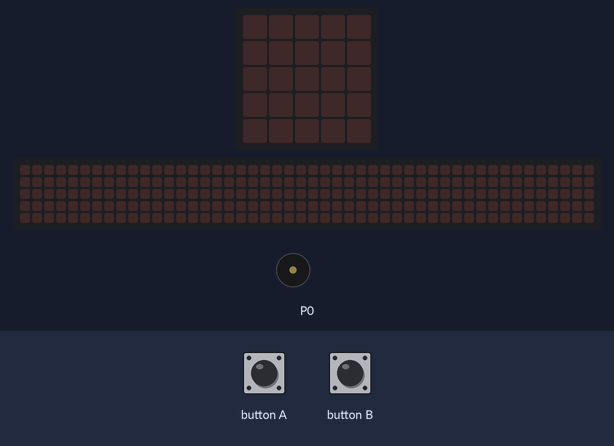
Bench run of a program on a simulated BBC micro:bit (MakeCode). Parts: the board's 5×5 LED display, a strip that is not on the board, showing the scrolling text unrolled, buzzer (waves = sounding). Inputs (shaded band) come from the test bench. The 48×5 strip is a reading aid, not a part: it shows the text the display is scrolling, unrolled, one strip-width of it at a time.

Above: at 1.2 s.
1.3 s: button A pressed for 0.15 s
At 4.97 s:
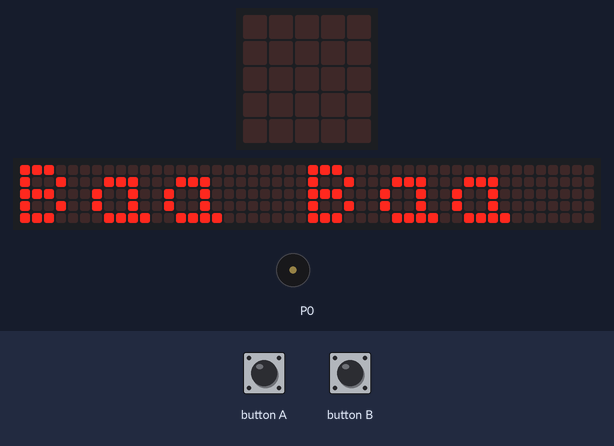
At 14.0 s:
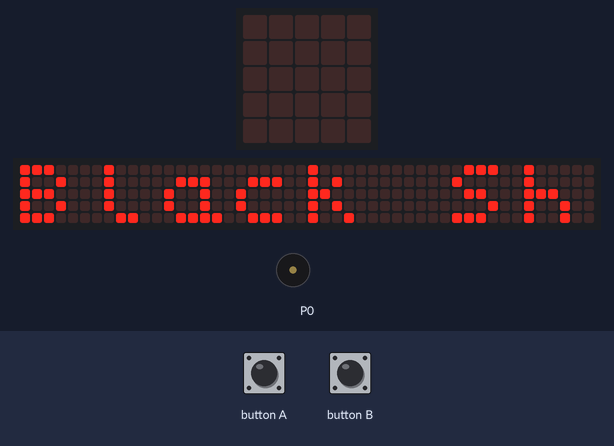
Timing chart, 0 to 21.3 s (numbered marks = the images above; inputs shaded):
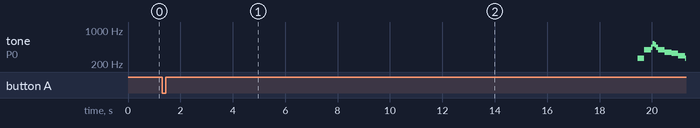

Measured:
- after the input at 1.3 s, tone on P0: plays 262 Hz for 0.26 s, 392 Hz for 0.26 s, 440 Hz for 0.07 s, 523 Hz for 0.07 s, 494 Hz for 0.07 s, 440 Hz for 0.07 s … (11 notes in this stretch), starting after 18.2 s; the display: changes after 0.15 s (image 1)
- what the display in image 1 shows lasts 0.4 s, from 4.8 s to 5.2 s
- what the display in image 2 shows lasts 0.6 s, from 13.6 s to 14.2 s

The program:

main.ts
```typescript
input.onButtonPressed(Button.A, function () {
    basic.showString("Baa Baa Black Sheep")
    music.play(music.tonePlayable(262, music.beat(BeatFraction.Quarter)), music.PlaybackMode.UntilDone)
    music.play(music.tonePlayable(262, music.beat(BeatFraction.Quarter)), music.PlaybackMode.UntilDone)
    music.play(music.tonePlayable(392, music.beat(BeatFraction.Quarter)), music.PlaybackMode.UntilDone)
    music.play(music.tonePlayable(392, music.beat(BeatFraction.Quarter)), music.PlaybackMode.UntilDone)
    music.play(music.tonePlayable(440, music.beat(BeatFraction.Eighth)), music.PlaybackMode.UntilDone)
    music.play(music.tonePlayable(523, music.beat(BeatFraction.Eighth)), music.PlaybackMode.UntilDone)
    music.play(music.tonePlayable(494, music.beat(BeatFraction.Eighth)), music.PlaybackMode.UntilDone)
    music.play(music.tonePlayable(440, music.beat(BeatFraction.Eighth)), music.PlaybackMode.UntilDone)
    music.play(music.tonePlayable(392, music.beat(BeatFraction.Half)), music.PlaybackMode.UntilDone)
    music.play(music.tonePlayable(349, music.beat(BeatFraction.Quarter)), music.PlaybackMode.UntilDone)
    music.play(music.tonePlayable(349, music.beat(BeatFraction.Quarter)), music.PlaybackMode.UntilDone)
    music.play(music.tonePlayable(330, music.beat(BeatFraction.Quarter)), music.PlaybackMode.UntilDone)
    music.play(music.tonePlayable(330, music.beat(BeatFraction.Quarter)), music.PlaybackMode.UntilDone)
    music.play(music.tonePlayable(294, music.beat(BeatFraction.Quarter)), music.PlaybackMode.UntilDone)
    music.play(music.tonePlayable(294, music.beat(BeatFraction.Quarter)), music.PlaybackMode.UntilDone)
    music.play(music.tonePlayable(262, music.beat(BeatFraction.Half)), music.PlaybackMode.UntilDone)
    music.play(music.tonePlayable(392, music.beat(BeatFraction.Quarter)), music.PlaybackMode.UntilDone)
    music.play(music.tonePlayable(392, music.beat(BeatFraction.Eighth)), music.PlaybackMode.UntilDone)
    music.play(music.tonePlayable(392, music.beat(BeatFraction.Eighth)), music.PlaybackMode.UntilDone)
    music.play(music.tonePlayable(349, music.beat(BeatFraction.Quarter)), music.PlaybackMode.UntilDone)
    music.play(music.tonePlayable(349, music.beat(BeatFraction.Eighth)), music.PlaybackMode.UntilDone)
    music.play(music.tonePlayable(349, music.beat(BeatFraction.Eighth)), music.PlaybackMode.UntilDone)
    music.play(music.tonePlayable(330, music.beat(BeatFraction.Quarter)), music.PlaybackMode.UntilDone)
    music.play(music.tonePlayable(330, music.beat(BeatFraction.Eighth)), music.PlaybackMode.UntilDone)
    music.play(music.tonePlayable(330, music.beat(BeatFraction.Eighth)), music.PlaybackMode.UntilDone)
    music.play(music.tonePlayable(294, music.beat(BeatFraction.Quarter)), music.PlaybackMode.UntilDone)
    music.play(music.tonePlayable(294, music.beat(BeatFraction.Eighth)), music.PlaybackMode.UntilDone)
    music.play(music.tonePlayable(294, music.beat(BeatFraction.Eighth)), music.PlaybackMode.UntilDone)
    music.play(music.tonePlayable(392, music.beat(BeatFraction.Quarter)), music.PlaybackMode.UntilDone)
    music.play(music.tonePlayable(392, music.beat(BeatFraction.Eighth)), music.PlaybackMode.UntilDone)
    music.play(music.tonePlayable(392, music.beat(BeatFraction.Eighth)), music.PlaybackMode.UntilDone)
    music.play(music.tonePlayable(349, music.beat(BeatFraction.Eighth)), music.PlaybackMode.UntilDone)
    music.play(music.tonePlayable(392, music.beat(BeatFraction.Eighth)), music.PlaybackMode.UntilDone)
    music.play(music.tonePlayable(440, music.beat(BeatFraction.Eighth)), music.PlaybackMode.UntilDone)
    music.play(music.tonePlayable(349, music.beat(BeatFraction.Eighth)), music.PlaybackMode.UntilDone)
    music.play(music.tonePlayable(330, music.beat(BeatFraction.Quarter)), music.PlaybackMode.UntilDone)
    music.play(music.tonePlayable(330, music.beat(BeatFraction.Eighth)), music.PlaybackMode.UntilDone)
    music.play(music.tonePlayable(330, music.beat(BeatFraction.Eighth)), music.PlaybackMode.UntilDone)
    music.play(music.tonePlayable(294, music.beat(BeatFraction.Half)), music.PlaybackMode.UntilDone)
    music.play(music.tonePlayable(262, music.beat(BeatFraction.Quarter)), music.PlaybackMode.UntilDone)
    music.play(music.tonePlayable(262, music.beat(BeatFraction.Quarter)), music.PlaybackMode.UntilDone)
    music.play(music.tonePlayable(392, music.beat(BeatFraction.Quarter)), music.PlaybackMode.UntilDone)
    music.play(music.tonePlayable(392, music.beat(BeatFraction.Quarter)), music.PlaybackMode.UntilDone)
    music.play(music.tonePlayable(294, music.beat(BeatFraction.Eighth)), music.PlaybackMode.UntilDone)
    music.play(music.tonePlayable(294, music.beat(BeatFraction.Eighth)), music.PlaybackMode.UntilDone)
    music.play(music.tonePlayable(294, music.beat(BeatFraction.Eighth)), music.PlaybackMode.UntilDone)
    music.play(music.tonePlayable(294, music.beat(BeatFraction.Eighth)), music.PlaybackMode.UntilDone)
    music.play(music.tonePlayable(294, music.beat(BeatFraction.Half)), music.PlaybackMode.UntilDone)
    music.play(music.tonePlayable(349, music.beat(BeatFraction.Quarter)), music.PlaybackMode.UntilDone)
    music.play(music.tonePlayable(349, music.beat(BeatFraction.Quarter)), music.PlaybackMode.UntilDone)
    music.play(music.tonePlayable(330, music.beat(BeatFraction.Quarter)), music.PlaybackMode.UntilDone)
    music.play(music.tonePlayable(330, music.beat(BeatFraction.Quarter)), music.PlaybackMode.UntilDone)
    music.play(music.tonePlayable(294, music.beat(BeatFraction.Quarter)), music.PlaybackMode.UntilDone)
    music.play(music.tonePlayable(294, music.beat(BeatFraction.Quarter)), music.PlaybackMode.UntilDone)
    music.play(music.tonePlayable(262, music.beat(BeatFraction.Half)), music.PlaybackMode.UntilDone)
})
input.onButtonPressed(Button.B, function () {
    basic.showString("Alle meine Entchen")
    music.play(music.tonePlayable(262, music.beat(BeatFraction.Half)), music.PlaybackMode.UntilDone)
    music.play(music.tonePlayable(294, music.beat(BeatFraction.Half)), music.PlaybackMode.UntilDone)
    music.play(music.tonePlayable(330, music.beat(BeatFraction.Half)), music.PlaybackMode.UntilDone)
    music.play(music.tonePlayable(349, music.beat(BeatFraction.Half)), music.PlaybackMode.UntilDone)
    music.play(music.tonePlayable(392, music.beat(BeatFraction.Whole)), music.PlaybackMode.UntilDone)
    music.play(music.tonePlayable(392, music.beat(BeatFraction.Whole)), music.PlaybackMode.UntilDone)
    for (let index = 0; index < 2; index++) {
        music.play(music.tonePlayable(440, music.beat(BeatFraction.Half)), music.PlaybackMode.UntilDone)
        music.play(music.tonePlayable(440, music.beat(BeatFraction.Half)), music.PlaybackMode.UntilDone)
        music.play(music.tonePlayable(440, music.beat(BeatFraction.Half)), music.PlaybackMode.UntilDone)
        music.play(music.tonePlayable(440, music.beat(BeatFraction.Half)), music.PlaybackMode.UntilDone)
        music.play(music.tonePlayable(392, music.beat(BeatFraction.Double)), music.PlaybackMode.UntilDone)
    }
    music.play(music.tonePlayable(349, music.beat(BeatFraction.Half)), music.PlaybackMode.UntilDone)
    music.play(music.tonePlayable(349, music.beat(BeatFraction.Half)), music.PlaybackMode.UntilDone)
    music.play(music.tonePlayable(349, music.beat(BeatFraction.Half)), music.PlaybackMode.UntilDone)
    music.play(music.tonePlayable(349, music.beat(BeatFraction.Half)), music.PlaybackMode.UntilDone)
    music.play(music.tonePlayable(330, music.beat(BeatFraction.Whole)), music.PlaybackMode.UntilDone)
    music.play(music.tonePlayable(330, music.beat(BeatFraction.Whole)), music.PlaybackMode.UntilDone)
    music.play(music.tonePlayable(392, music.beat(BeatFraction.Half)), music.PlaybackMode.UntilDone)
    music.play(music.tonePlayable(392, music.beat(BeatFraction.Half)), music.PlaybackMode.UntilDone)
    music.play(music.tonePlayable(392, music.beat(BeatFraction.Half)), music.PlaybackMode.UntilDone)
    music.play(music.tonePlayable(392, music.beat(BeatFraction.Half)), music.PlaybackMode.UntilDone)
    music.play(music.tonePlayable(262, music.beat(BeatFraction.Double)), music.PlaybackMode.UntilDone)
})
```

test.ts
```typescript
// Hier kann man Tests durchführen; diese Datei wird nicht kompiliert, wenn dieses Paket als Erweiterung verwendet wird.
```
